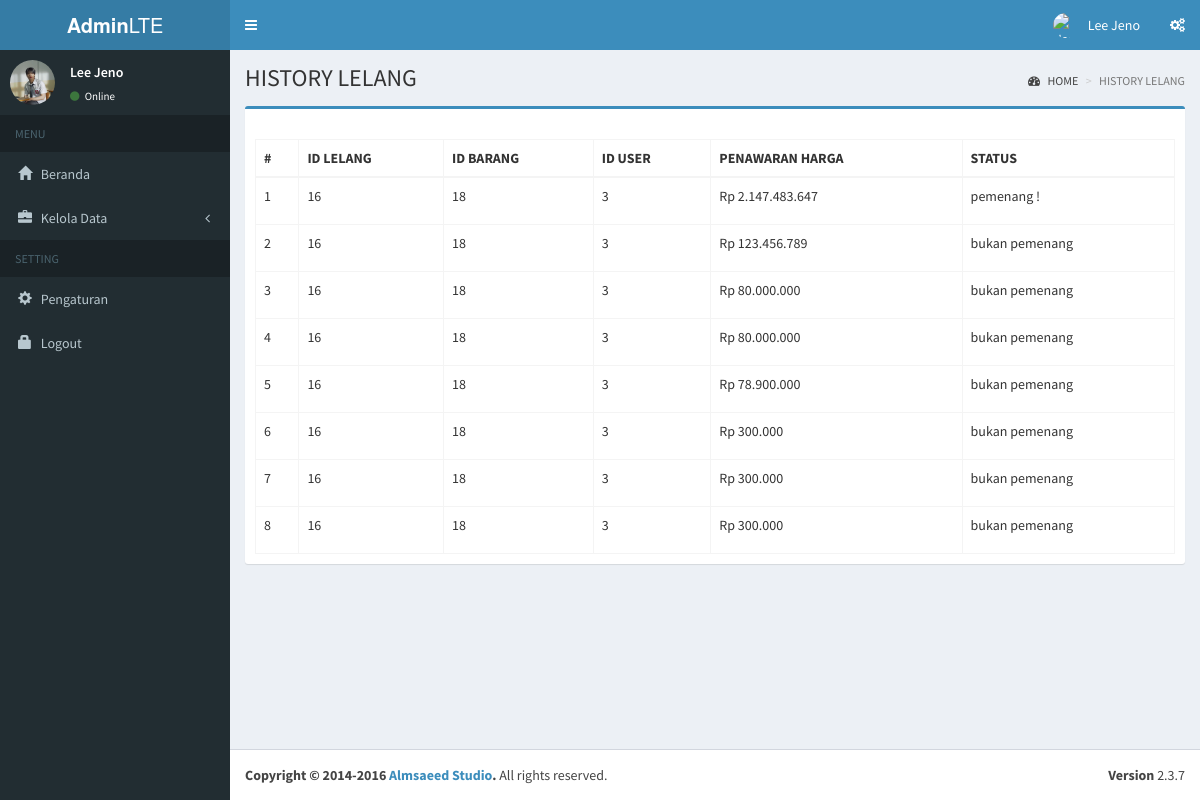
The app's page /index.php?page=data_history_lelang_kelompok&id=16 (signed in) with its own data.
### tables this page shows
CREATE TABLE `history_lelang` (
  `id_history` int(11) NOT NULL,
  `id_lelang` int(11) NOT NULL,
  `id_barang` int(11) NOT NULL,
  `id_user` int(11) NOT NULL,
  `penawaran_harga` int(20) NOT NULL,
  `status` varchar(15) NOT NULL DEFAULT '0'
);

### pages/history lelang/data_history_lelang_kelompok.php (the view, shortened to what this page needs)
<div class="content-wrapper">
  <section class="content-header">
    <h1>
      HISTORY LELANG
    </h1>
    <ol class="breadcrumb">
      <li><a href="index.php"><i class="fa fa-dashboard"></i> HOME</a></li>
      <li class="active">HISTORY LELANG</li>
    </ol>
  </section>
  <section class="content">
    <div class="row">
      <div class="col-xs-12">
        <div class="box box-primary">
          <div class="box-header">
          </div>
          <div class="box-body table-responsive">
            <table id="history lelang" class="table table-bordered table-hover">
              <thead>
                <tr>
                  <th>#</th>
                  <th>ID LELANG</th>
                  <th>ID BARANG</th>
                  <th>ID USER</th>
                  <th>PENAWARAN HARGA</th>
                  <th>STATUS</th>
                </tr>
              </thead>
              <tbody>
                <?php
                include "conf/conn.php";
                if (isset($_GET['id'])) {
                  $id_barang = $_GET['id'];
                }
                $no = 0;
                $query = mysqli_query($koneksi, "SELECT * FROM history_lelang where id_lelang = $id_barang ORDER BY penawaran_harga DESC");
                while ($row = mysqli_fetch_array($query)) {
                ?>
                  <tr>
                    <td><?php echo $no = $no + 1; ?></td>
                    <td><?php echo $row['id_lelang']; ?></td>
                    <td><?php echo $row['id_barang']; ?></td>
                    <td><?php echo $row['id_user']; ?></td>
                    <td>
                      <?php
                      echo "<p style='font-size: 14px;'> Rp " . number_format($row['penawaran_harga'], 0, ',', '.') . "</p>"; ?>
                    </td>
                    <td>
                      <?php
                      if ( $no == 1) {
                        echo "<p> pemenang  !</p>";
                      } else {
                        echo '<p> bukan pemenang</p>';
                      }
                      ?>
                    </td>
                  <?php } ?>
              </tbody>
            </table>
          </div>
        </div>
      </div>
    </div>
  </section>
</div>

### records on screen
history_lelang: id_lelang "16", id_barang "18", id_user "3", penawaran_harga "2.147.483.647", shows "pemenang !"
history_lelang: no "2", id_lelang "16", id_barang "18", id_user "3", penawaran_harga "123.456.789", shows "bukan pemenang"
history_lelang: no "3", id_lelang "16", id_barang "18", id_user "3", penawaran_harga "80.000.000", shows "bukan pemenang"
history_lelang: no "4", id_lelang "16", id_barang "18", id_user "3", penawaran_harga "80.000.000", shows "bukan pemenang"
history_lelang: no "5", id_lelang "16", id_barang "18", id_user "3", penawaran_harga "78.900.000", shows "bukan pemenang"
history_lelang: no "6", id_lelang "16", id_barang "18", id_user "3", penawaran_harga "300.000", shows "bukan pemenang"
history_lelang: no "7", id_lelang "16", id_barang "18", id_user "3", penawaran_harga "300.000", shows "bukan pemenang"
history_lelang: no "8", id_lelang "16", id_barang "18", id_user "3", penawaran_harga "300.000", shows "bukan pemenang"
